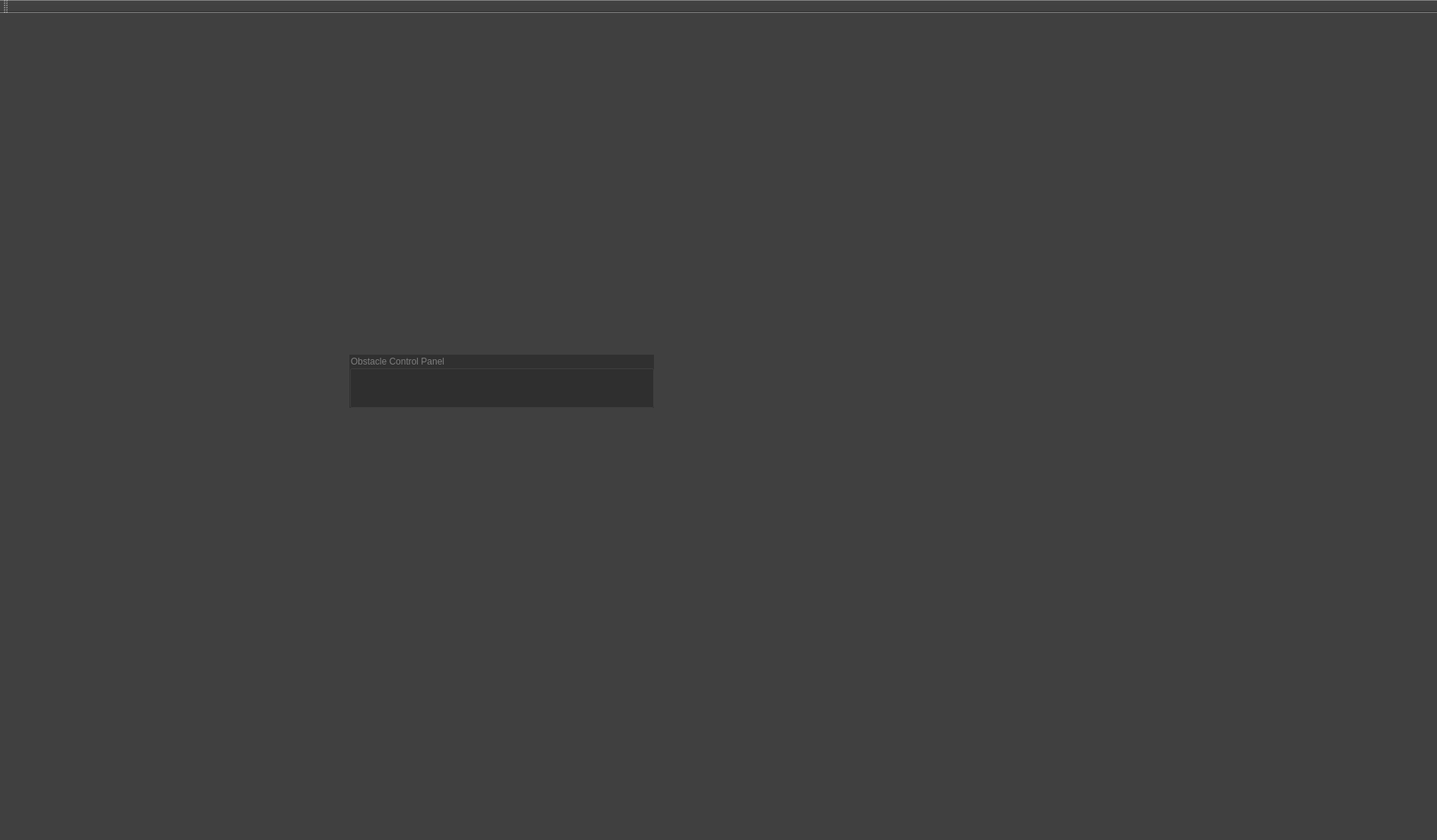
<?xml version="1.0" encoding="UTF-8"?>
<ui version="4.0">
 <class>MainWindow</class>
 <widget class="QMainWindow" name="MainWindow">
  <property name="geometry">
   <rect>
    <x>0</x>
    <y>0</y>
    <width>1892</width>
    <height>1106</height>
   </rect>
  </property>
  <property name="windowTitle">
   <string>MainWindow</string>
  </property>
  <property name="autoFillBackground">
   <bool>false</bool>
  </property>
  <property name="styleSheet">
   <string notr="true">background-color: rgb(64, 64, 64);</string>
  </property>
  <widget class="QWidget" name="centralWidget">
   <widget class="QCustomPlot" name="headingPlot" native="true">
    <property name="geometry">
     <rect>
      <x>0</x>
      <y>230</y>
      <width>861</width>
      <height>201</height>
     </rect>
    </property>
   </widget>
   <widget class="QCustomPlot" name="velocityPlot" native="true">
    <property name="geometry">
     <rect>
      <x>10</x>
      <y>10</y>
      <width>851</width>
      <height>201</height>
     </rect>
    </property>
   </widget>
   <widget class="QCustomPlot" name="satelliteView" native="true">
    <property name="geometry">
     <rect>
      <x>880</x>
      <y>10</y>
      <width>1000</width>
      <height>1000</height>
     </rect>
    </property>
   </widget>
   <widget class="QGroupBox" name="obstInterfaceWindow">
    <property name="geometry">
     <rect>
      <x>460</x>
      <y>450</y>
      <width>401</width>
      <height>70</height>
     </rect>
    </property>
    <property name="styleSheet">
     <string notr="true">color: rgb(125, 125, 125);
background-color: rgb(0, 0, 0);
background-color: rgb(48, 48, 48);</string>
    </property>
    <property name="title">
     <string>Obstacle Control Panel</string>
    </property>
   </widget>
  </widget>
  <widget class="QMenuBar" name="menuBar">
   <property name="geometry">
    <rect>
     <x>0</x>
     <y>0</y>
     <width>1892</width>
     <height>26</height>
    </rect>
   </property>
  </widget>
  <widget class="QToolBar" name="mainToolBar">
   <attribute name="toolBarArea">
    <enum>TopToolBarArea</enum>
   </attribute>
   <attribute name="toolBarBreak">
    <bool>false</bool>
   </attribute>
  </widget>
  <widget class="QStatusBar" name="statusBar"/>
 </widget>
 <layoutdefault spacing="6" margin="11"/>
 <customwidgets>
  <customwidget>
   <class>QCustomPlot</class>
   <extends>QWidget</extends>
   <header>qcustomplot.h</header>
   <container>1</container>
  </customwidget>
 </customwidgets>
 <resources/>
 <connections/>
</ui>
